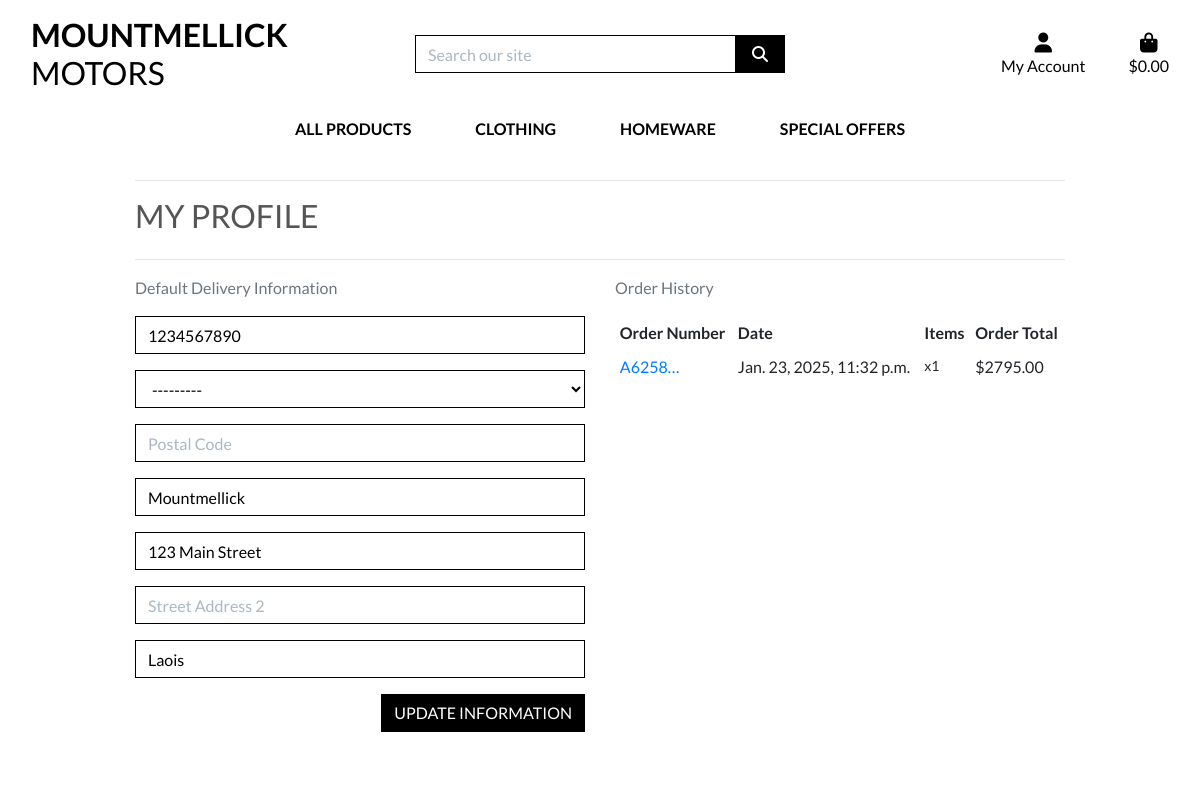
The page /profile/ (signed in) on the database as committed earlier.
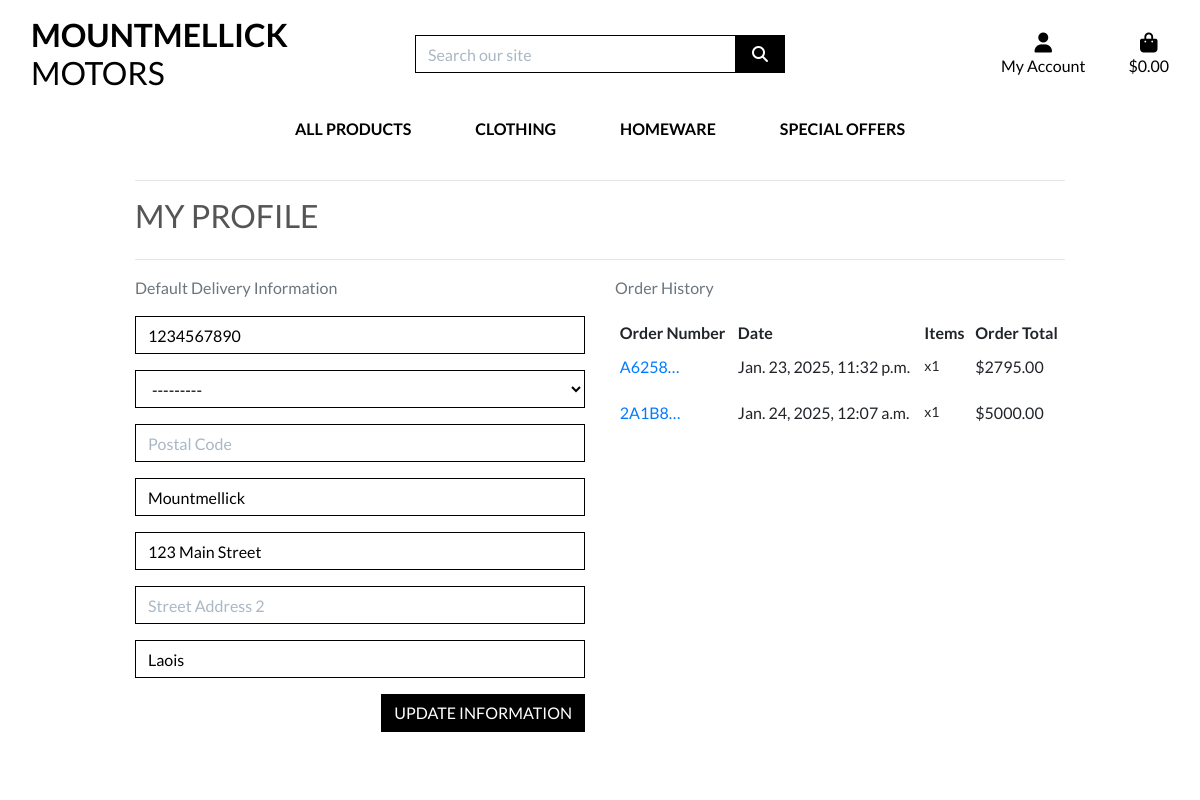
The same page on the database as committed later.
### checkout/models.py (models this page shows, shortened)
class Order(models.Model):
    order_number = models.CharField(max_length=32, null=False, editable=False)
    user_profile = models.ForeignKey(UserProfile, on_delete=models.SET_NULL,
                                     null=True, blank=True, related_name='orders')
    full_name = models.CharField(max_length=50, null=False, blank=False)
    email = models.EmailField(max_length=254, null=False, blank=False)
    phone_number = models.CharField(max_length=20, null=False, blank=False)
    country = CountryField(blank_label='Country *', null=False, blank=False)
    postcode = models.CharField(max_length=20, null=True, blank=True)
    town_or_city = models.CharField(max_length=40, null=False, blank=False)
    street_address1 = models.CharField(max_length=80, null=False, blank=False)
    street_address2 = models.CharField(max_length=80, null=True, blank=True)
    county = models.CharField(max_length=80, null=True, blank=True)
    date = models.DateTimeField(auto_now_add=True)
    delivery_cost = models.DecimalField(max_digits=6, decimal_places=2, null=False, default=0)
    order_total = models.DecimalField(max_digits=10, decimal_places=2, null=False, default=0)
    grand_total = models.DecimalField(max_digits=10, decimal_places=2, null=False, default=0)
    original_bag = models.TextField(null=False, blank=False, default='')
    stripe_pid = models.CharField(max_length=254, null=False, blank=False, default='')

class OrderLineItem(models.Model):
    order = models.ForeignKey(Order, null=False, blank=False, on_delete=models.CASCADE, related_name='lineitems')
    product = models.ForeignKey(Stock, null=False, blank=False, on_delete=models.CASCADE)
    quantity = models.IntegerField(null=False, blank=False, default=0)
    lineitem_total = models.DecimalField(max_digits=6, decimal_places=2, null=False, blank=False, editable=False)

### profiles/views.py (the view)
# urls.py: path('profile/', include('profiles.urls')),
def profile(request):
    profile = get_object_or_404(UserProfile, user=request.user)
    if request.method == 'POST':
        form = UserProfileForm(request.POST, instance=profile)
        if form.is_valid():
            form.save()
            messages.success(request, 'Profile updated successfully')
    form = UserProfileForm(instance=profile)
    orders = profile.orders.all()
    template = 'profiles/profile.html'
    context = {
        'form': form,
        'orders': orders,
        'on_profile_page': True
    }
    return render(request, template, context)

### profiles/forms.py
class UserProfileForm(forms.ModelForm):
    class Meta:
        model = UserProfile
        exclude = ('user',)
    def __init__(self, *args, **kwargs):
        super().__init__(*args, **kwargs)
        placeholders = {
            'default_phone_number': 'Phone Number',
            'default_postcode': 'Postal Code',
            'default_town_or_city': 'Town or City',
            'default_street_address1': 'Street Address 1',
            'default_street_address2': 'Street Address 2',
            'default_county': 'County, State or Locality',
        }
        self.fields['default_phone_number'].widget.attrs['autofocus'] = True
        for field in self.fields:
            if field != 'default_country':
                if self.fields[field].required:
                    placeholder = f'{placeholders[field]} *'
                else:
                    placeholder = placeholders[field]
                self.fields[field].widget.attrs['placeholder'] = placeholder
            self.fields[field].widget.attrs['class'] = 'border-black rounded-0 profile-form-input'
            self.fields[field].label = False

### profiles/templates/profiles/profile.html (shortened to what this page needs)
{% extends "base.html" %}
{% load static %}
{% block extra_css %}
    <link rel="stylesheet" href="{% static 'profiles/css/profile.css' %}">
{% endblock %}
{% block page_header %}
    <div class="container header-container">
    </div>
{% endblock %}
{% block content %}
    <div class="overlay"></div>
    <div class="container">
        <div class="row">
            <div class="col">
                <hr>
                <h2 class="logo-font mb-4">My Profile</h2>
                <hr>
            </div>
        </div>
        <div class="row">
            <div class="col-12 col-lg-6">
                <p class="text-muted">Default Delivery Information</p>
                <form class="mt-3" action="{% url 'profile' %}" method="POST" id="profile-update-form">
                    {{ form|crispy }}
                    <button class="btn btn-black rounded-0 text-uppercase float-right">Update Information</button>
                </form>
            </div>
            <div class="col-12 col-lg-6">
                <p class="text-muted">Order History</p>
                <div class="order-history table-responsive">
                    <table class="table table-sm table-borderless">
                        <thead>
                            <tr>
                                <th>Order Number</th>
                                <th>Date</th>
                                <th>Items</th>
                                <th>Order Total</th>
                            </tr>
                        </thead>
                        <tbody>
                            {% for order in orders %}
                                <tr>
                                    <td>
                                        <a href="{% url 'order_history' order.order_number %}"
                                        title="{{ order.order_number }}">
                                            {{ order.order_number|truncatechars:6 }}
                                        </a>
                                    </td>
                                    <td>{{ order.date }}</td>
                                    <td>
                                        <ul class="list-unstyled">
                                            {% for item in order.lineitems.all %}
                                                <li class="small">
                                                    {{ item.product.name }} x{{ item.quantity }}
                                                </li>
                                            {% endfor %}
                                        </ul>
                                    </td>
                                    <td>${{ order.grand_total }}</td>
                                </tr>
                            {% endfor %}
                        </tbody>
                    </table>
                </div>
            </div>
        </div>
{% endblock %}

Rows that differ between the two databases and show on the page:
added Order: order_number "2A1B8…", date "Jan. 24, 2025, 12:07 a.m.", grand_total "5000.00"
added OrderLineItem: quantity "1", shown under "2A1B8…"
